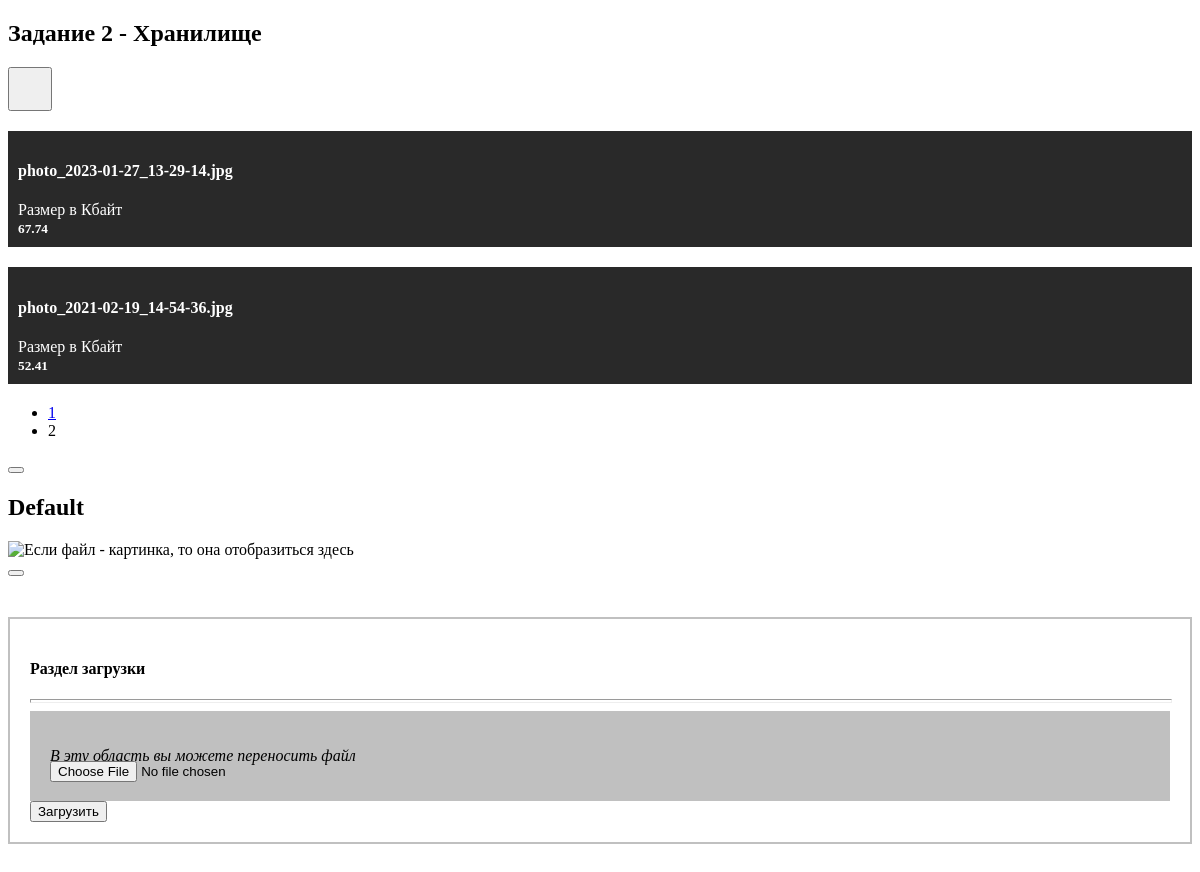
Page /second/?page=2 on the committed database.
### tables this page shows
CREATE TABLE `files` (
  `id` int(11) NOT NULL,
  `name` varchar(250) NOT NULL,
  `size` float NOT NULL
);

### second/module/FileManager.php (the view, shortened to what this page needs)
<?
class FileManager {
    private $db = 'TWLinza';
    private $host = 'localhost';
    private $table = 'files';
    private $mysql_user = 'root';
    private $mysql_password = '';
    private $dbh;
    public $displayed_el = 5;
    public function db_connect(){
        try {
            $this->dbh = new PDO("mysql:dbname=$this->db;host=$this->host", $this->mysql_user, $this->mysql_password);
        } catch (PDOException $e) {
            die($e->getMessage());
        }
    }
    public function get_files(int $currPage = 1){
        $from = ($currPage * $this->displayed_el) - $this->displayed_el;
        $to = (($currPage++) * $this->displayed_el);
        $query = $this->dbh->prepare("SELECT * FROM $this->table ORDER BY `id` LIMIT $from, $to");
        $query->execute();
        $elements = $query->fetchAll(PDO::FETCH_ASSOC);
        return $elements;
    }
    public function show(int $currPage = 1){
        $files = $this->get_files($currPage);
        $data = '';
        if (empty($files)){
            $data .= '<p><b>В хранилище нет файлов</b></p>';
        } else {
            foreach ($files as $file => $value){
                $name = $value["name"];
                $size = $value["size"]/1024;
                $size = round($size, 2);
                $data .= "<div class='file uk-flex uk-width-1-1'>
                        <div class='info'>
                            <h4 class='name'>$name</h4>
                            <div class='description'>
                                <p>Размер в Кбайт</p>
                                <small><b>$size</b></small>
                            </div>
                        </div>
                        <div class='remove' data-remove='$name'>
                            <span class='uk-margin-small-right' uk-icon='icon: close; ratio: 2'></span>
                        </div>
                    </div>
                ";
            }
        }
        return $data;
    }
}

### second/css/style.css (style rules this page uses)
:root { --bg-second: rgba(0, 150, 130, 0.747); }
*, *:hover { transition: .3s; }
.file { align-items: center; justify-content: space-between; margin-bottom: 20px; padding: 10px; background: rgb(41, 41, 41); }
.file * { color: white; }
.file .description p { margin: 0; }

### rows in the picture
files: name "photo_2023-01-27_13-29-14.jpg", size "67.74"
files: name "photo_2021-02-19_14-54-36.jpg", size "52.41"
